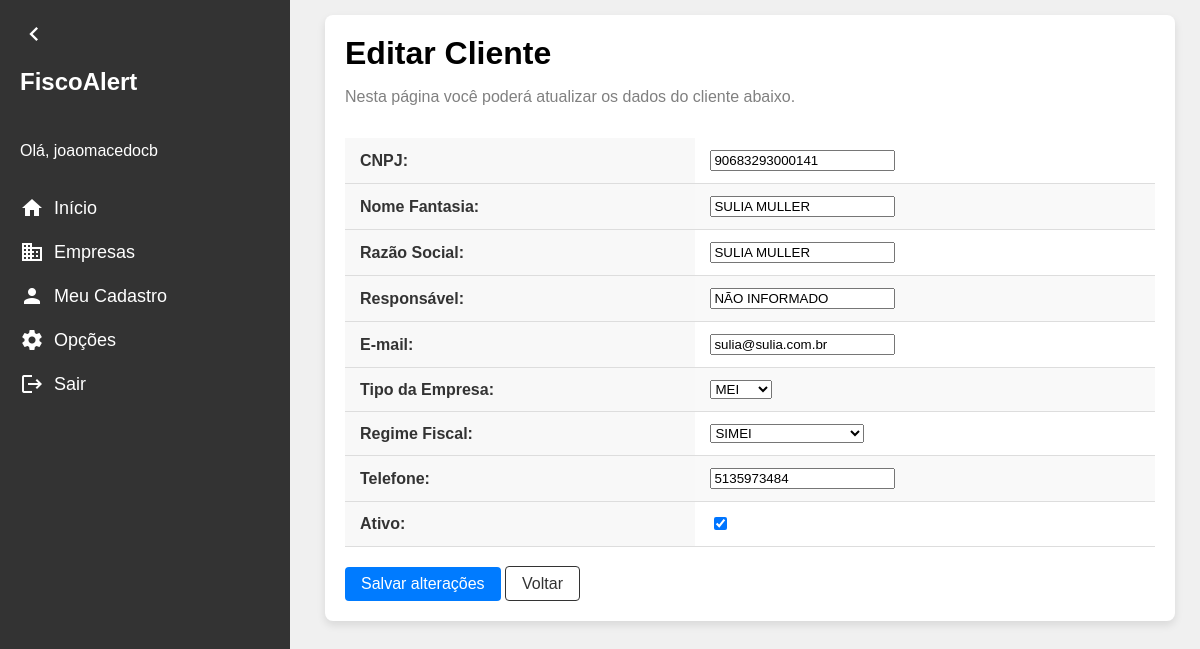
Page /cliente/6/update/ (signed in) on the earlier database version.
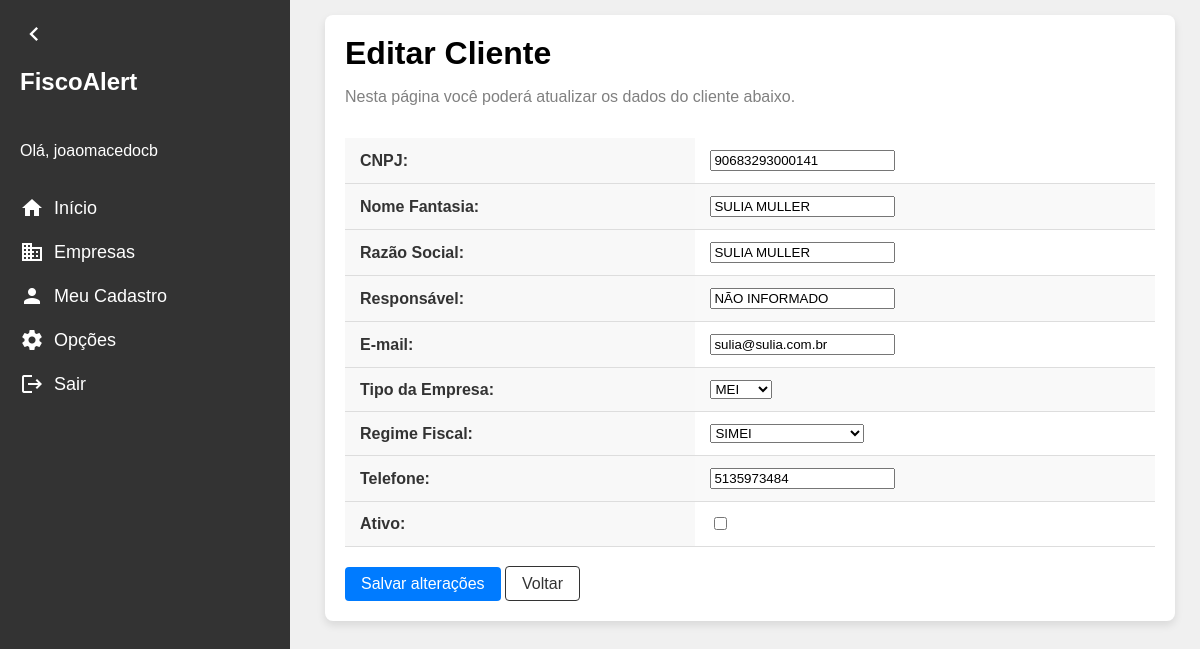
Same page on the later database version.
### clientes/models.py (models this page shows, shortened)
class Cliente(models.Model):
    id = models.AutoField(primary_key=True)
    nome_fantasia = models.CharField(max_length=200)
    razao_social = models.CharField(max_length=200)
    cnpj = models.CharField(max_length=14, blank=True, null=True)
    responsavel_tecnico = models.CharField(max_length=50)
    email = models.CharField(max_length=200, blank=True, null=True)
    tipo_empresa = models.ForeignKey(TipoEmpresa, on_delete=models.PROTECT, related_name='tipo_empresa', blank= True, null= True)
    regime_fiscal = models.ForeignKey(RegimeFiscal, on_delete=models.PROTECT, related_name= 'regime_fiscal')
    data_inclusao = models.DateField(blank= True, null= True)
    data_exclusao = models.DateField(blank= True, null= True)
    ultima_atualizacao = models.DateTimeField(blank=True, null=True)
    status = models.CharField(max_length=20, blank= True, null= True)
    telefone = models.CharField(
        max_length=15, blank=True, null=True,
        validators=[
            RegexValidator(
                regex=r'^\d{10,11}$',
                message="O número de telefone deve conter apenas dígitos e ter 10 ou 11 dígitos."
            )
        ]
    )
    ativo = models.BooleanField(default=True)
    escritorio = models.ForeignKey(Escritorio, on_delete=models.PROTECT, related_name='escritorio', blank= True, null= True)

### clientes/views.py (the view)
# urls.py: path('cliente/<int:pk>/update/', ClienteUpdateView.as_view(), name = 'cliente_update'),
@method_decorator(login_required, name='dispatch')
class ClienteUpdateView(UpdateView):
    model = Cliente
    form_class = ClienteForm
    template_name = 'cliente_update.html'
    success_url = reverse_lazy('clientes')

### clientes/forms.py (shortened to what this page needs)
class ClienteForm(forms.ModelForm):
    telefone = forms.CharField(
        max_length=15,
        required=False,
        label="Telefone",
        validators=[
            RegexValidator(
                regex=r'^\d{10,11}$',
                message="O número de telefone deve conter apenas dígitos e ter 10 ou 11 dígitos."
            )
        ]
    )
    class Meta:
        model = Cliente
        fields = [
            'cnpj',
            'nome_fantasia',
            'razao_social',
            'responsavel_tecnico',
            'email',
            'tipo_empresa',
            'regime_fiscal',
            'telefone',
            'ativo',
        ]
        labels = {
            'cnpj': "CNPJ",
            'nome_fantasia': "Nome Fantasia",
            'razao_social': "Razão Social",
            'responsavel_tecnico': "Responsável",
            'email': "E-mail",
            'tipo_empresa': "Tipo da Empresa",
            'regime_fiscal': "Regime Fiscal",
            'telefone': "Telefone",
            'ativo': "Ativo"
        }

### clientes/models.py (called while the page is built)
    def __str__(self):
        return self.nome

    def __str__(self):
        return self.nome

### clientes/templates/cliente_update.html (shortened to what this page needs)
{% extends "base.html" %}
{% block content %}
<div class="content">
    <div class="container">
        <div class="title">Editar Cliente</div>
        <p>Nesta página você poderá atualizar os dados do cliente abaixo.</p>
        <form method="post" enctype="multipart/form-data">
            <table class="tabela-adicionar-clientes">
                {{ form.as_table }}
            </table>
            <input type="submit" value="Salvar alterações" class="botao-primario">
            <a href="{% url 'cliente_detalhe' pk=cliente.pk %}" class="botao-secundario">Voltar</a>
        </form>
    </div>
</div>
{% endblock %}

Differences in the rows shown:
changed Cliente "SULIA MULLER": ativo "☑" → "☐"
